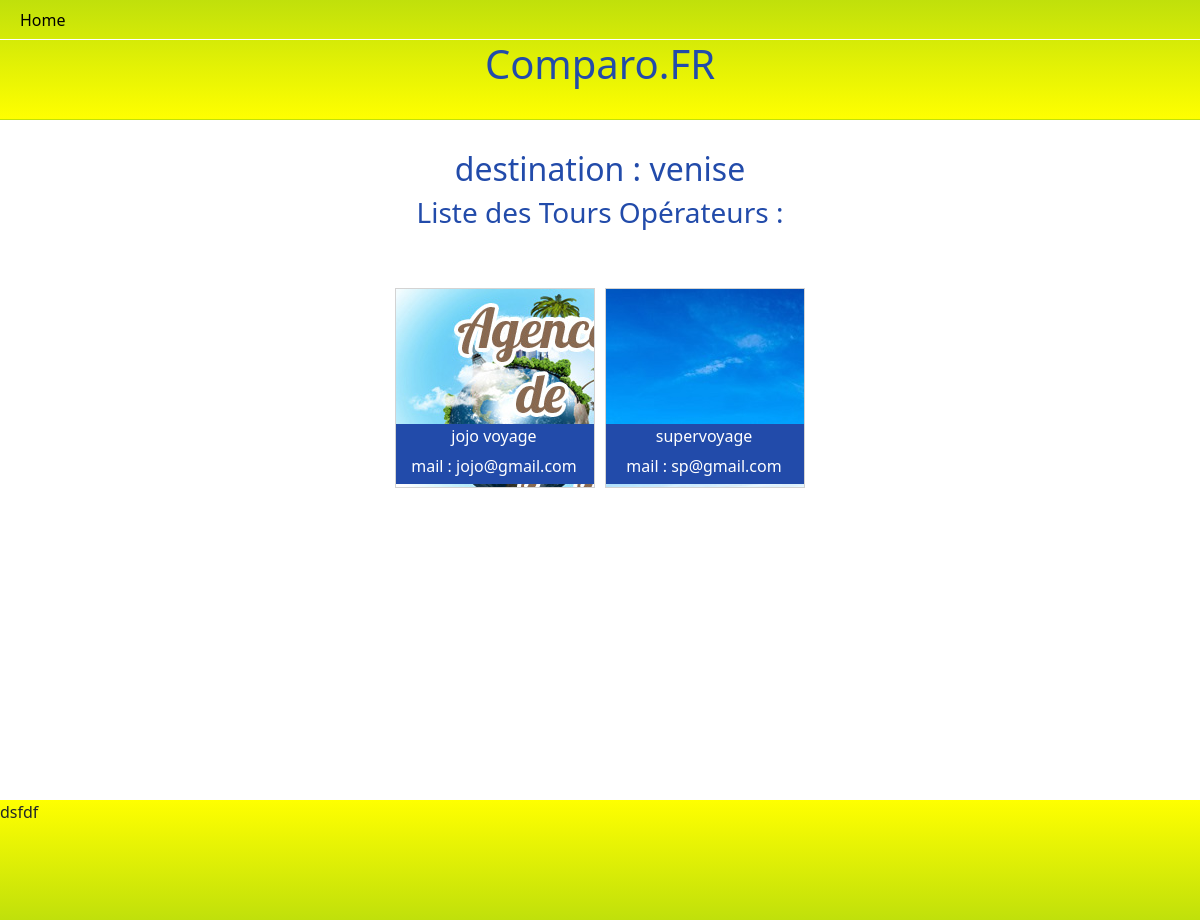
Page /liste.php?location=venise on the committed database.
### tables this page shows
CREATE TABLE IF NOT EXISTS `destination` (
  `id` int NOT NULL AUTO_INCREMENT,
  `location` varchar(255) NOT NULL,
  `price` int NOT NULL,
  `tour_operator_id` int NOT NULL,
  `image` varchar(255) NOT NULL,
  PRIMARY KEY (`id`)
);

CREATE TABLE IF NOT EXISTS `tour_operator` (
  `id` int NOT NULL AUTO_INCREMENT,
  `name` varchar(255) NOT NULL,
  `link` varchar(255) NOT NULL,
  `grade_count` int NOT NULL DEFAULT '0',
  `grade_total` int NOT NULL DEFAULT '0',
  `is_premium` tinyint(1) NOT NULL DEFAULT '0',
  `image` varchar(255) DEFAULT NULL,
  PRIMARY KEY (`id`)
);

### repository/Manager.php (called while the page is built, shortened)
<?php
class Manager
{
    private PDO $db;
    public function setDb($db)
    {
        $this->db = $db;
        return $this;
    }
    public function getTourOperatorById($operatorId)
    {
        $query = 'SELECT * FROM tour_operator WHERE id = :operatorId';
        $stmt = $this->db->prepare($query);
        $stmt->bindParam(':operatorId', $operatorId, PDO::PARAM_INT);
        $stmt->execute();
        $tourOperatorData = $stmt->fetch(PDO::FETCH_ASSOC);
        if ($tourOperatorData) {
            return new TourOperateur($tourOperatorData);
        } else {
            return null;
        }
    }
    public function getDestinationByLocation($destinationLocation)
    {
        $query = 'SELECT * FROM destination WHERE location = :location';
        $stmt = $this->db->prepare($query);
        $stmt->bindParam(':location', $destinationLocation, PDO::PARAM_STR);
        $stmt->execute();
        $destinationsData = $stmt->fetchAll(PDO::FETCH_ASSOC);
        $destinations = [];
        if ($destinationsData) {
            foreach ($destinationsData as $destinationData) {
                $destinations[] = new Destination($destinationData);
            }
            return $destinations;
        } else {
            return null;
        }
    }
}

### entity/Destination.php (called while the page is built, shortened)
<?php
class Destination
{
    private $location;
    private $tour_operator_id;
    public function setId($id)
    {
        return $this;
    }
    public function getLocation()
    {
        return $this->location;
    }
    public function setLocation($location)
    {
        $this->location = $location;
        return $this;
    }
    public function setPrice($price)
    {
        return $this;
    }
    public function getTour_operator_id()
    {
        return $this->tour_operator_id;
    }
    public function setTour_operator_id($tour_operator_id)
    {
        $this->tour_operator_id = $tour_operator_id;
        return $this;
    }
    public function setImage($image)
    {
        return $this;
    }
}

### entity/TourOperateur.php (called while the page is built, shortened)
<?php
Class TourOperateur
{
    private int $id;
    private string $name;
    private string $link;
    private string $image;
    public function getId()
    {
        return $this->id;
    }
    public function setId($id)
    {
        $this->id = $id;
        return $this;
    }
    public function getName()
    {
        return $this->name;
    }
    public function setName($name)
    {
        $this->name = $name;
        return $this;
    }
    public function getLink()
    {
        return $this->link;
    }
    public function setLink($link)
    {
        $this->link = $link;
        return $this;
    }
    public function setGrade_count($grade_count)
    {
        return $this;
    }
    public function setGrade_total($grade_total)
    {
        return $this;
    }
    public function setIs_premium($is_premium)
    {
        return $this;
    }
    public function getImage()
    {
        return $this->image;
    }
    public function setImage($image)
    {
        $this->image = $image;
        return $this;
    }
}
?>

### liste.php (the view, shortened to what this page needs)
<?php
require_once("./utils/connexion.php");
$manager = new Manager($bdd);
if (isset($_GET['location']) && !empty($_GET['location'])) {
    $destinations = $manager->getDestinationByLocation($_GET['location']);
?>
    <!DOCTYPE html>
    <html lang="en">
    <head>
        <link href="https://cdn.jsdelivr.net/npm/bootstrap@5.3.1/dist/css/bootstrap.min.css" rel="stylesheet">
        <link rel="stylesheet" href="css/liste.css">
    </head>
    <body>
        <header>
            <nav class="navbar navbar-expand-lg">
                <div class="container-fluid">
                    <div class="collapse navbar-collapse" id="navbarSupportedContent">
                        <ul class="navbar-nav me-auto mb-2 mb-lg-0">
                            <li class="nav-item">
                                <a class="nav-link active" aria-current="page" href="index.php">Home</a>
                            </li>
                        </ul>
                    </div>
                </div>
            </nav>
            <h1>Comparo.FR</h1>
        </header>
        <div class="container">
        <?php
        if ($destinations) {
            echo '<section>';
            echo '<div class="row text-center titre">';
            echo '<h2>destination : ' . $destinations[0]->getLocation() . '</h2>';
            echo '<h3>Liste des Tours Opérateurs :</h3>';
            echo '</div>';
            echo '<div class="row d-flex justify-content-center affichage">';
        } else {
            echo '<p>Destination non trouvée.</p>';
        }
    } else {
        echo '<p>Destination non valide.</p>';
    }
    foreach ($destinations as $destination) {
        $tourOperator = $manager->getTourOperatorById($destination->getTour_operator_id());
        echo '<a href="tourop.php?id=' . $tourOperator->getId() . '" style="background:url(' . $tourOperator->getImage() . ')" class="col-3">';
        echo '<p>' . $tourOperator->getName() . '</p>';
        echo '<p>mail : ' . $tourOperator->getLink() . '</p>';
        echo '</a>';
    }
    echo '</div>';
    echo '</section>';
        ?>
        </div>
        <footer>dsfdf</footer>
    </body>
    </html>

### css/liste.css (style rules this page uses)
body { overflow-x:hidden; width:100vw; min-height:100vh; margin:0; padding:0; display:flex; flex-direction: column; }
.container { min-height:100vh; width:100vw; flex-wrap: 1; }
header { position:fixed; width:100%; height:120px; top:0; left:0; background: linear-gradient(#c0e00b, yellow); border-bottom:1px solid #c0e00b; z-index:100; }
nav { height:40px; border-bottom:1px solid white; }
h1 { position:fixed; width:100%; top:40px; color:rgb(34, 75, 170); text-align:center; }
.titre { margin-top:150px; }
h2, h3 { color:rgb(34, 75, 170); }
.affichage { margin-top:50px; }
.affichage a { position:relative; display:block; height:200px; width:200px; margin:0 5px; color:black; text-decoration:none; border:1px solid lightgray; text-align:center; overflow-x:hidden; }
.affichage a p { position:relative; width:200px; height:30px; left:-14px; margin:0; padding:0; top:135px; background:rgb(34, 75, 170); color:white; }
footer { position:relative; min-height:120px; width:100%; bottom:0; background: linear-gradient(yellow, #c0e00b); }

### rows in the picture
destination: location "venise", tour_operator.image (picture), tour_operator.name "jojo voyage", tour_operator.link "jojo@gmail.com"
destination: tour_operator.image (picture), tour_operator.name "supervoyage", tour_operator.link "sp@gmail.com"
